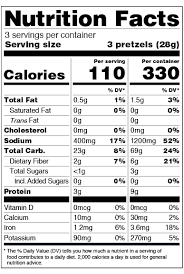
#> input picture temp_uploads/download_6.png, 184 x 274 px
$ python -i label_reader.py   (imports and definitions only)
#> lines starting #> are read from the running program, lines starting #| are printed output that depends on the picture; after the words box and inside, x2 and y2 are one past the last pixel; in counts of white or black regions, pixels touching at a corner belong together
import cv2
import pytesseract
import numpy as np
from PIL import Image
import re
import json
import os

class FoodLabelReader:
    """OCR-based food label reader for extracting nutritional information"""

    def __init__(self):
        """Initialize the label reader"""
        # Configure tesseract path for Windows
        import os
        tesseract_paths = [
            r'C:\Program Files\Tesseract-OCR\tesseract.exe',
            r'C:\Program Files (x86)\Tesseract-OCR\tesseract.exe',
            r'C:\tesseract\tesseract.exe'
        ]

        # Find and set tesseract path
        for path in tesseract_paths:
            if os.path.exists(path):
                pytesseract.pytesseract.tesseract_cmd = path
                print(f"Tesseract configured at: {path}")
                break
        else:
            print("Warning: Tesseract not found at common paths. OCR may not work.")
            print("Please install Tesseract-OCR or add it to your PATH.")

    def preprocess_image(self, image_path):
        """Preprocess image for better OCR results"""
#> called with image_path = '../temp_uploads/download_6.png'
        try:
            # Read image
            img = cv2.imread(image_path)
#> img is the input picture: shape (274, 184, 3); mean B, G, R 209.5, 209.5, 209.5
            if img is None:
                raise ValueError(f"Could not read image from {image_path}")

            # Convert to grayscale
            gray = cv2.cvtColor(img, cv2.COLOR_BGR2GRAY)

            # Apply noise reduction
            denoised = cv2.medianBlur(gray, 3)
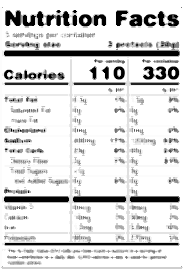
#> denoised: shape (274, 184); min 0, max 255, mean 218.4

            # Apply threshold to get binary image
            _, thresh = cv2.threshold(denoised, 0, 255, cv2.THRESH_BINARY + cv2.THRESH_OTSU)
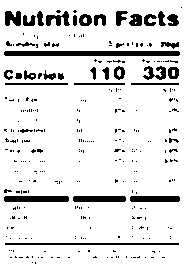
#> thresh: shape (274, 184); 88.7% white; 302 black regions (267 under 20 px), largest, box (x1, y1, x2, y2) and area: (4, 51, 180, 56) 876, (4, 196, 69, 202) 386, (5, 243, 179, 245) 348

            # Morphological operations to clean up
            kernel = np.ones((2, 2), np.uint8)
            cleaned = cv2.morphologyEx(thresh, cv2.MORPH_CLOSE, kernel)
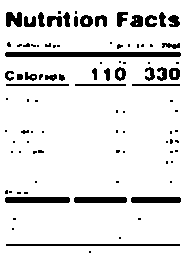
#> cleaned: shape (274, 184); 89.9% white; 97 black regions (61 under 20 px), largest, box (x1, y1, x2, y2) and area: (5, 52, 181, 57) 876, (5, 197, 70, 203) 386, (6, 244, 180, 246) 348

            # Apply dilation to make text thicker and more readable
            dilated = cv2.dilate(cleaned, kernel, iterations=1)
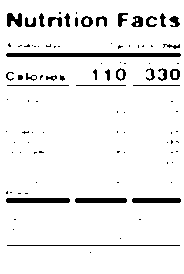
#> dilated: shape (274, 184); 93.2% white; 98 black regions (65 under 20 px), largest, box (x1, y1, x2, y2) and area: (6, 53, 181, 57) 696, (6, 198, 70, 203) 316, (75, 198, 127, 203) 256

            return dilated
        except Exception as e:
            print(f"Error preprocessing image: {e}")
            # Fallback: try to read with PIL and convert
            try:
                pil_img = Image.open(image_path)
                img_array = np.array(pil_img.convert('L'))  # Convert to grayscale
                return img_array
            except Exception as fallback_error:
                print(f"Fallback preprocessing also failed: {fallback_error}")
                raise

    # [306 lines left out: functions extract_text_from_image, parse_nutritional_info, detect_food_category, estimate_processing_level, estimate_nutritional_density, read_food_label and 2 more, not called in this run]

# [2 lines not run here, left out]

>>> result = FoodLabelReader().preprocess_image('../temp_uploads/download_6.png')
